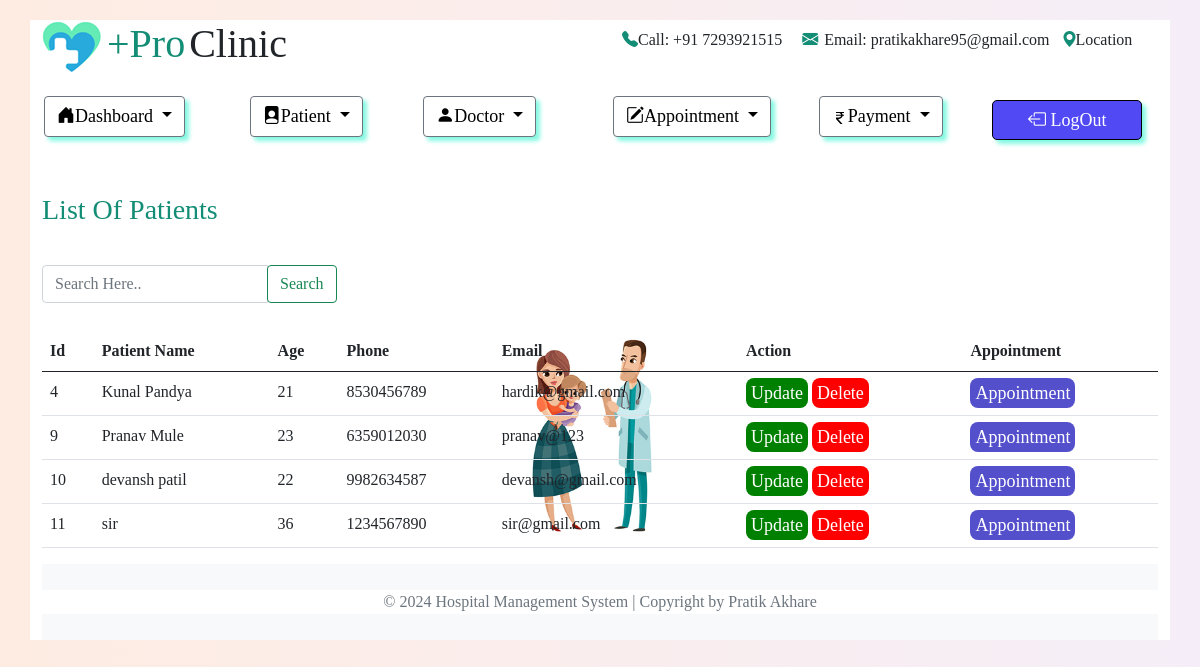
The page /list_patient.php on the database its author committed.
### tables this page shows
CREATE TABLE `patient` (
  `id` int(11) NOT NULL,
  `name` varchar(200) DEFAULT NULL,
  `age` varchar(200) DEFAULT NULL,
  `dob` varchar(200) DEFAULT NULL,
  `phone` varchar(200) DEFAULT NULL,
  `email` varchar(200) DEFAULT NULL,
  `gender` varchar(200) DEFAULT NULL
);

### list_patient.php (the view, shortened to what this page needs)
<?php
    include('connection.php');
    $id=$_POST['search'];
    $query="SELECT * FROM patient WHERE CONCAT(name,phone) LIKE '%$id%'";
    $data=mysqli_query($conn,$query);
?>
<!DOCTYPE html>
<html lang="en">
<head>
    <link href="https://cdn.jsdelivr.net/npm/bootstrap@5.0.2/dist/css/bootstrap.min.css" rel="stylesheet">
<link rel="stylesheet" href="https://cdn.jsdelivr.net/npm/bootstrap-icons@1.3.0/font/bootstrap-icons.css">
    <link rel="stylesheet" href="css/list_patient.css">
</head>
<body>
    <div class="container">
    <div class="row drop">
            <div class="col-md-1 logo">
                <img src="images/logo.png" alt="">
            </div>
            <div class="col-md-3 had1">
                <h1 class="inline-h1" style="color: #138D75;margin-left:-30px;">+Pro</h1>
                <h1 class="inline-h1">Clinic</h1>
            </div>
            <div class="col-md-8 calls ml-4">
                <h6><i class="bi bi-telephone-fill " style="color: #138D75;margin-left:200px;"></i>Call: +91 7293921515 <i class="bi bi-envelope-fill p-3" style="color: #138D75;"></i><span style="margin-left: -10px;">Email: pratikakhare95@gmail.com</span> <i class="bi bi-geo-alt-fill p-2 " style="color: #138D75;"></i><span style="margin-left: -10px;">Location</span></h6>
            </div>
        </div>
        <div class="row drop " style="margin-left:-10px;">
            <div class="col-md-2">
                <div class="dropdown">
                    <button class="btn btn-secondary dropdown-toggle" type="button" id="dropdownMenuButton1"
                        data-bs-toggle="dropdown" aria-expanded="false">
                        <i class="bi bi-house-door-fill"></i>Dashboard
                    </button>
                </div>
            </div>
            <div class="col-md-2">
                <div class="dropdown">
                    <button class="btn btn-secondary dropdown-toggle m-3 mt-0" type="button" id="dropdownMenuButton1"
                        data-bs-toggle="dropdown" aria-expanded="false" >
                        <i class="bi bi-file-person-fill "></i>Patient
                    </button>
                </div>
            </div>
            <div class="col-md-2">
                <div class="dropdown">
                    <button class="btn btn-secondary dropdown-toggle" type="button" id="dropdownMenuButton1"
                        data-bs-toggle="dropdown" aria-expanded="false">
                        <i class="bi bi-person-fill"></i>Doctor
                    </button>
                </div>
            </div>
            <div class="col-md-2">
                <div class="dropdown">
                    <button class="btn btn-secondary dropdown-toggle" type="button" id="dropdownMenuButton1"
                        data-bs-toggle="dropdown" aria-expanded="false">
                        <i class="bi bi-pencil-square"></i>Appointment
                    </button>
                </div>
            </div>
            <div class="col-md-2">
                <div class="dropdown">
                    <button class="btn btn-secondary dropdown-toggle m-3 mt-0" type="button" id="dropdownMenuButton1"
                        data-bs-toggle="dropdown" aria-expanded="false">
                          Payment
                    </button>
                </div>
            </div>
            <div class="col-md-2">
<button class="login"><a href="login.php"><i class="bi bi-box-arrow-left"></i>  LogOut</a></button>
</div>
        </div>
        <div class="row">
            <div class="col-md-12">
                <h3 style="margin-top: 40px; color:#138D75;">List Of Patients</h3>
              <nav class="navbar navbar-light bg-white" id="navb" style="margin-top: 30px;">
                <form class="form-inline" action="list_patient.php" method="POST">
                  <div class="input-group">
                    <input class="form-control" type="search" name="search" placeholder="Search Here.." aria-label="Search">
                    <div class="input-group-append">
                      <button class="btn btn-outline-success" type="submit">Search</button>
                    </div>
                  </div>
                </form>
              </nav>
            </div>
          </div>
        <div class="row">
            <div class="col-md-12">
                <table class="table">
                    <?php
                include('connection.php');
                        $sql = "SELECT * FROM patient";
                        $result = mysqli_query($conn,$sql) or die("Unsuccessful");
                        if(mysqli_num_rows($result) > 0){
                        ?>
                    <thead>
                      <tr>
                        <th>Id</th>
                        <th>Patient Name</th>
                        <th>Age</th>
                        <th>Phone</th>
                        <th>Email</th>
                        <th>Action</th>
                        <th>Appointment</th>
                      </tr>
                    </thead>
                    <tbody>
                    <?php
                    foreach($data as $row){
            ?>
            <tr>
                <td><?php  echo $row['id'] ?></td>
                <td><?php  echo $row['name'] ?></td>
                <td><?php  echo $row['age'] ?></td>
                <td><?php  echo $row['phone'] ?></td>
                <td><?php  echo $row['email'] ?></td>
                <td>
                    <a href='update_patient.php?id=<?php echo $row['id'] ?>' class="update">Update</a>
                    <a href='delete_patient.php?id=<?php echo $row['id'] ?>' class="delete">Delete</a>
                </td>
                <td><a href='appointment.php?id=<?php echo $row['id'] ?>' class="appo">Appointment</a></td>
            </tr>
            <?php } ?>
                </tbody>
                  </table>
                <?php  }   ?>
            </div>
        </div>
        <footer class="footer mt-auto py-3 bg-light">
    <div class="container">
        <div class="row">
            <div class="col-lg-12 text-center text-muted">
                &copy; 2024 Hospital Management System | Copyright by Pratik Akhare
            </div>
        </div>
    </div>
</footer>
    </div>
</body>
</html>

### css/list_patient.css (style rules this page uses)
body { font-family: 'Times New Roman', Times, serif; background: linear-gradient(to left,#F5EEF8,#FEECE2); }
.container { margin: 10px auto; background-color: white; }
.inline-h1 { display: inline-block; }
.drop { margin-top: 20px; }
#dropdownMenuButton1 { background-color: white; color: black; box-shadow: 4px 4px 4px #84F9E2 ; font-size: 18px; }
.calls { margin-top: 10px; }
.table { margin-top: 20px; background-image: url('http://127.0.0.1:5500/images/treatment-side-img.jpg'); background-repeat: no-repeat; background-position: center; background-size: contain; }

### list_patient.php (style rules this page uses)
.login { border: 1px solid black; border-radius: 5px; margin-top: 4px; background-color: #5049F4; box-shadow: 4px 4px 4px #84F9E2 ; font-size: 18px; width: 150px; height: 40px; }
.appo { color: white; background-color: #544FCB; font-size: 18px; padding: 5px; text-decoration: none; border-radius: 8px; }
.update { color: white; background-color: green; font-size: 18px; padding: 5px; text-decoration: none; border-radius: 8px; }
.delete { color: white; background-color: red; font-size: 18px; padding: 5px; text-decoration: none; border-radius: 8px; }
.login a { color: white; text-decoration: none; }

### rows shown on the page
patient: id "4", name "Kunal Pandya", age "21", phone "8530456789", email "hardik@gmail.com"
patient: id "9", name "Pranav Mule", age "23", phone "6359012030", email "pranav@123"
patient: id "10", name "devansh patil", age "22", phone "9982634587", email "devansh@gmail.com"
patient: id "11", name "sir", age "36", phone "1234567890", email "sir@gmail.com"
